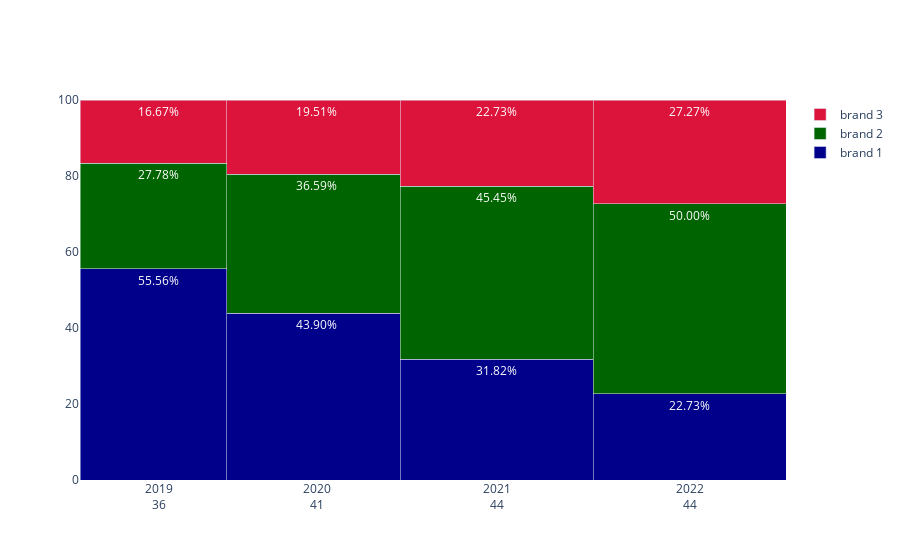

Write notebook code for a chart like this one.
### Code cell
import plotly.graph_objects as go
import numpy as np
import pandas as pd

year = ['2019', '2020', '2021', '2022']
data = {'brand 1': [20, 18, 14, 10],
       'brand 2': [10, 15, 20, 22],
       'brand 3': [6,   8, 10, 12]
       }
df = pd.DataFrame.from_dict(data)

df = df.T

df.columns = year
for c in df.columns:
    df[c+'_%'] = df[c].apply(lambda x: (x / df.loc[:,c].sum()) * 100)

widths = np.array([sum(df['2019']), sum(df['2020']), sum(df['2021']), sum(df['2022'])])
marker_colors = {'brand 1': 'darkblue', 'brand 2': 'darkgreen', 'brand 3': 'crimson'}

fig1 = go.Figure()

for idx in df.index:
    dff = df.filter(items=[idx], axis=0)
    fig1.add_trace(go.Bar(
        x=np.cumsum(widths) - widths,
        y=dff[dff.columns[4:]].values[0],
        width=widths,
        marker_color=marker_colors[idx],
        text=['{:.2f}%'.format(x) for x in dff[dff.columns[4:]].values[0]],
        name=idx
    )
)

fig1.update_xaxes(
    tickvals=np.cumsum(widths)-widths,
    ticktext= ["%s<br>%d" % (l, w) for l, w in zip(year, widths)]
)

fig1.update_xaxes(range=[0, widths])
fig1.update_yaxes(range=[0, 100])

fig1.update_layout(barmode='stack')

#fig1.write_image('test_1.png')
fig1.show()

### Figure 1 — Plotly figure (JSON) as saved in the notebook; plotly's stock layout.template omitted (floating-point values rounded to 4 significant figures)
{"data": [{"marker": {"color": "darkblue"}, "name": "brand 1", "text": ["55.56%", "43.90%", "31.82%", "22.73%"], "type": "bar", "width": [36, 41, 44, 44], "x": [0, 36, 77, 121], "y": [55.56, 43.9, 31.82, 22.73]}, {"marker": {"color": "darkgreen"}, "name": "brand 2", "text": ["27.78%", "36.59%", "45.45%", "50.00%"], "type": "bar", "width": [36, 41, 44, 44], "x": [0, 36, 77, 121], "y": [27.78, 36.59, 45.45, 50]}, {"marker": {"color": "crimson"}, "name": "brand 3", "text": ["16.67%", "19.51%", "22.73%", "27.27%"], "type": "bar", "width": [36, 41, 44, 44], "x": [0, 36, 77, 121], "y": [16.67, 19.51, 22.73, 27.27]}], "layout": {"barmode": "stack", "xaxis": {"range": [0, [36, 41, 44, 44]], "ticktext": ["2019<br>36", "2020<br>41", "2021<br>44", "2022<br>44"], "tickvals": [0, 36, 77, 121]}, "yaxis": {"range": [0, 100]}}}
